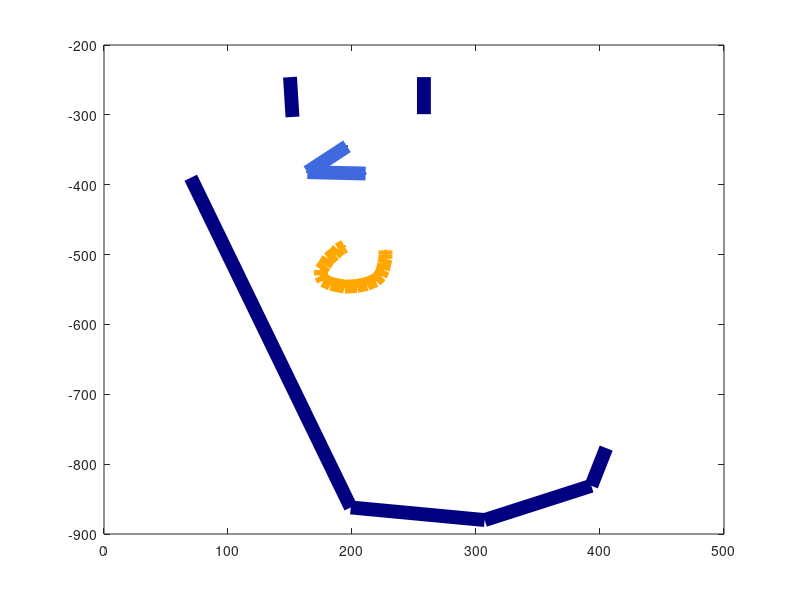

This chart was generated by the following MATLAB code:
% Coordinate Plotting Simulation for
% PICASSAU, the Painting Robot
% a Senior Design Project by
% Ben Straub, David Toledo, Drew Kerr, Kayla Frost, and Peter Gartland
% 6 Oct. 2013


% This MATLAB script will read a file containing the coordinates and move
% commands used by PICASSAU and will generate a plot, so we can see what
% PICASSAU is about to paint.


%{
% define some useful variables, arrays, etc.
cmd0;  %list of commands for color 0
xcd0;  %list of x-coordinates for color 0
ycd0;  %list of y-coordinates for color 0
cmd1;  %list of commands for color 1
xcd1;  %list of x-coordinates for color 1
ycd1;  %list of y-coordinates for color 1
cmd2;  %list of commands for color 2
xcd2;  %list of x-coordinates for color 2
ycd2;  %list of y-coordinates for color 2
%}

%clear workspace
clear

%open the Python output file
pyOutFile = fopen('pythonOutput.txt');

%=================
% get color 0 info
%=================
%get commands
pyLine = fgetl(pyOutFile);  %get a line from the file
[pyLineDesc, pyLineData] = strtok(pyLine, '[');  %get bracketed info
pyLineData = strtok(pyLineData, '[]');  %remove brackets
pyLineData = strsplit(pyLineData, ',');  %remove commas
cmd0 = char(pyLineData);  %turn cell array (of strings) into a char array

%get x-coords
pyLine = fgetl(pyOutFile);  %get a line from the file
[pyLineDesc, pyLineData] = strtok(pyLine, '[');  %get bracketed info
pyLineData = strtok(pyLineData, '[]');  %remove brackets
xcd0 = str2num(pyLineData);  %turn string into numeric array
xcd0 = transpose(xcd0);  %it's easier to work with column vectors

%get y-coords
pyLine = fgetl(pyOutFile);  %get a line from the file
[pyLineDesc, pyLineData] = strtok(pyLine, '[');  %get bracketed info
pyLineData = strtok(pyLineData, '[]');  %remove brackets
ycd0 = str2num(pyLineData);  %turn string into numeric array
ycd0 = transpose(ycd0);  %it's easier to work with column vectors
ycd0 = -1.*ycd0;  %negate y-coords because our coord system is upside down


%=================
% get color 1 info
%=================
%get commands
pyLine = fgetl(pyOutFile);  %get a line from the file
[pyLineDesc, pyLineData] = strtok(pyLine, '[');  %get bracketed info
pyLineData = strtok(pyLineData, '[]');  %remove brackets
pyLineData = strsplit(pyLineData, ',');  %remove commas
cmd1 = char(pyLineData);  %turn cell array (of strings) into a char array

%get x-coords
pyLine = fgetl(pyOutFile);  %get a line from the file
[pyLineDesc, pyLineData] = strtok(pyLine, '[');  %get bracketed info
pyLineData = strtok(pyLineData, '[]');  %remove brackets
xcd1 = str2num(pyLineData);  %turn string into numeric array
xcd1 = transpose(xcd1);  %it's easier to work with column vectors

%get y-coords
pyLine = fgetl(pyOutFile);  %get a line from the file
[pyLineDesc, pyLineData] = strtok(pyLine, '[');  %get bracketed info
pyLineData = strtok(pyLineData, '[]');  %remove brackets
ycd1 = str2num(pyLineData);  %turn string into numeric array
ycd1 = transpose(ycd1);  %it's easier to work with column vectors
ycd1 = -1.*ycd1;  %negate y-coords because our coord system is upside down

%=================
% get color 2 info
%=================
%get commands
pyLine = fgetl(pyOutFile);  %get a line from the file
[pyLineDesc, pyLineData] = strtok(pyLine, '[');  %get bracketed info
pyLineData = strtok(pyLineData, '[]');  %remove brackets
pyLineData = strsplit(pyLineData, ',');  %remove commas
cmd2 = char(pyLineData);  %turn cell array (of strings) into a char array

%get x-coords
pyLine = fgetl(pyOutFile);  %get a line from the file
[pyLineDesc, pyLineData] = strtok(pyLine, '[');  %get bracketed info
pyLineData = strtok(pyLineData, '[]');  %remove brackets
xcd2 = str2num(pyLineData);  %turn string into numeric array
xcd2 = transpose(xcd2);  %it's easier to work with column vectors

%get y-coords
pyLine = fgetl(pyOutFile);  %get a line from the file
[pyLineDesc, pyLineData] = strtok(pyLine, '[');  %get bracketed info
pyLineData = strtok(pyLineData, '[]');  %remove brackets
ycd2 = str2num(pyLineData);  %turn string into numeric array
ycd2 = transpose(ycd2);  %it's easier to work with column vectors
ycd2 = -1.*ycd2;  %negate y-coords because our coord system is upside down

%=========================================
% three for-loops to plot the three colors
%=========================================
%for-loop for color 0
if length(cmd0) > 1
    for i=2:length(cmd0)
        if cmd0(i) == 'L'
            seg = plot([xcd0(i-1) xcd0(i)],[ycd0(i-1) ycd0(i)]);
            hold on;  %retain current graph while adding line segments
            set(seg,'Color',[0,0,.50]);  %dark blue
            set(seg,'LineWidth',10);  %default is 0.5
            %set(seg,'Marker','x');  %makes counting line segments easier
        end
    end
end

%for-loop for color 1
if length(cmd1) > 1
    for i=2:length(cmd1)
        if cmd1(i) == 'L'
            seg = plot([xcd1(i-1) xcd1(i)],[ycd1(i-1) ycd1(i)]);
            hold on;  %retain current graph while adding line segments
            set(seg,'Color',[.25,.41,.88]);  %light blue
            set(seg,'LineWidth',10);  %default is 0.5
            set(seg,'Marker','.');  %makes counting line segments easier
        end
    end
end

%for-loop for color 2
if length(cmd2) > 1
    for i=2:length(cmd2)
        if cmd2(i) == 'L'
            seg = plot([xcd2(i-1) xcd2(i)],[ycd2(i-1) ycd2(i)]);
            hold on;  %retain current graph while adding line segments
            set(seg,'Color',[1,.65,0]);  %burnt orange
            set(seg,'LineWidth',10);  %default is 0.5
            set(seg,'Marker','.');  %makes counting line segments easier
        end
    end
end
